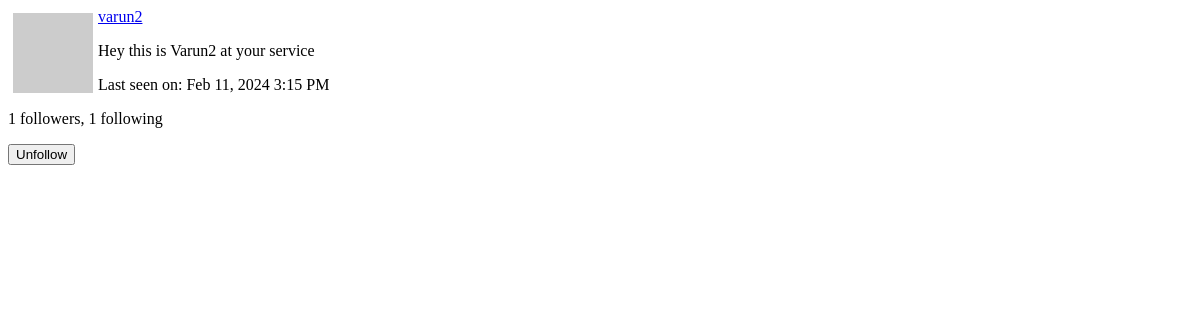
Page /user/varun2/popup (signed in) on the earlier database version.
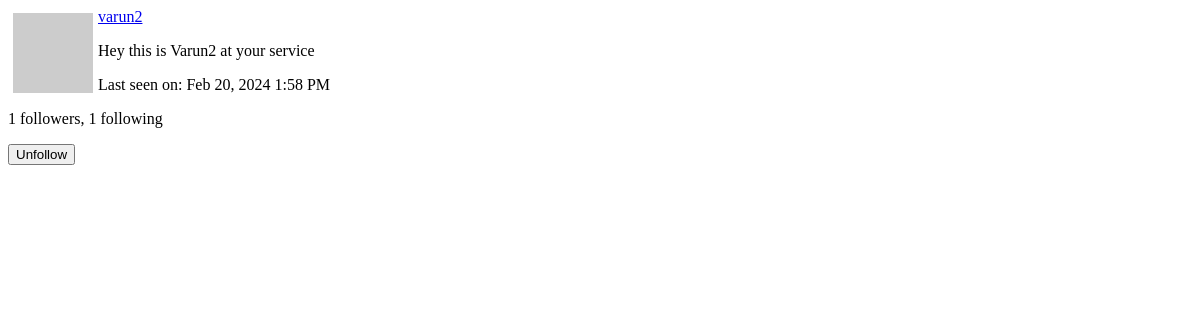
Same page on the later database version.
### app/models.py (models this page shows, shortened)
class User(UserMixin,db.Model):
    id: so.Mapped[int] = so.mapped_column(primary_key=True)
    username: so.Mapped[str] = so.mapped_column(sa.String(64), index=True, unique=True)
    email: so.Mapped[str] = so.mapped_column(sa.String(120), index=True, unique=True)
    password_hash: so.Mapped[Optional[str]] = so.mapped_column(sa.String(256))
    posts: so.WriteOnlyMapped['Post'] = so.relationship(back_populates='author')
    about_me: so.Mapped[Optional[str]] = so.mapped_column(sa.String(140))
    last_seen: so.Mapped[Optional[datetime]] = so.mapped_column(default=lambda: datetime.now(timezone.utc))
    last_message_read_time: so.Mapped[Optional[datetime]]
    messages_sent: so.WriteOnlyMapped['Message'] = so.relationship(foreign_keys='Message.sender_id', back_populates='author')
    messages_received: so.WriteOnlyMapped['Message'] = so.relationship(foreign_keys='Message.recipient_id', back_populates='recipient')
    notifications: so.WriteOnlyMapped['Notification'] = so.relationship(
        back_populates='user')
    def avatar(self, size):
        digest = md5(self.email.lower().encode('utf-8')).hexdigest()
        return f'https://www.gravatar.com/avatar/{digest}?d=identicon&s={size}'
    following: so.WriteOnlyMapped['User'] = so.relationship(
        secondary=followers, primaryjoin=(followers.c.follower_id == id),
        secondaryjoin=(followers.c.followed_id == id),
        back_populates='followers')
    followers: so.WriteOnlyMapped['User'] = so.relationship(
        secondary=followers, primaryjoin=(followers.c.followed_id == id),
        secondaryjoin=(followers.c.follower_id == id),
        back_populates='following')
    def is_following(self, user):
        query = self.following.select().where(User.id == user.id)
        return db.session.scalar(query) is not None
    def followers_count(self):
        query = sa.select(sa.func.count()).select_from(self.followers.select().subquery())
        return db.session.scalar(query)
    def following_count(self):
        query = sa.select(sa.func.count()).select_from(self.following.select().subquery())
        return db.session.scalar(query)

### app/main/routes.py (the view)
@bp.route('/user/<username>/popup')
@login_required
def user_popup(username):
    user = db.first_or_404(sa.select(User).where(User.username == username))
    form = EmptyForm()
    return render_template('user_popup.html', user=user, form=form)

### app/main/forms.py
class SearchForm(FlaskForm):
    q = StringField(_l('Search'), validators=[DataRequired()])
    def __init__(self, *args, **kwargs):
        if 'formdata' not in kwargs:
            kwargs['formdata'] = request.args
        if 'meta' not in kwargs:
            kwargs['meta'] = {'csrf': False}
        super(SearchForm, self).__init__(*args, **kwargs)

class EmptyForm(FlaskForm):
    submit = SubmitField('Submit')

### app/__init__.py (called while the page is built)
def get_locale():
    return request.accept_languages.best_match(current_app.config['LANGUAGES'])

### app/main/routes.py (called while the page is built)
@bp.before_app_request
def before_request():
    if current_user.is_authenticated:
        current_user.last_seen = datetime.utcnow()
        db.session.commit()
        g.search_form = SearchForm()
    g.locale = str(get_locale())

@bp.before_request
def before_request():
    if current_user.is_authenticated:
        current_user.last_seen = datetime.now(timezone.utc)
        db.session.commit()
    g.locale = str(get_locale())

### app/models.py (called while the page is built)
@login.user_loader
def load_user(id):
    return db.session.get(User, int(id))

    @classmethod
    def before_commit(cls, session):
        session._changes = {
            'add': list(session.new),
            'update': list(session.dirty),
            'delete': list(session.deleted)
        }

    @classmethod
    def after_commit(cls, session):
        for obj in session._changes['add']:
            if isinstance(obj, SearchableMixin):
                add_to_index(obj.__tablename__, obj)
        for obj in session._changes['update']:
            if isinstance(obj, SearchableMixin):
                add_to_index(obj.__tablename__, obj)
        for obj in session._changes['delete']:
            if isinstance(obj, SearchableMixin):
                remove_from_index(obj.__tablename__, obj)
        session._changes = None

### app/templates/user_popup.html (shortened to what this page needs)
<div>
    <img src="{{ user.avatar(64) }}" style="margin: 5px; float: left">
    <p><a href="{{ url_for('main.user', username=user.username) }}">{{ user.username }}</a></p>
    {% if user.about_me %}<p>{{ user.about_me }}</p>{% endif %}
    {% if user.last_seen %}
    <p>{{ _('Last seen on') }}: {{ moment(user.last_seen).format('lll') }}</p>
    {% endif %}
    <p>{{ _('%(count)d followers', count=user.followers_count()) }}, {{ _('%(count)d following', count=user.following_count()) }}</p>
    {% if user != current_user %}
      {% if not current_user.is_following(user) %}
      <p>
        <form action="{{ url_for('main.follow', username=user.username) }}" method="post">
          {{ form.hidden_tag() }}
          {{ form.submit(value=_('Follow'), class_='btn btn-outline-primary btn-sm') }}
        </form>
      </p>
      {% else %}
      <p>
        <form action="{{ url_for('main.unfollow', username=user.username) }}" method="post">
          {{ form.submit(value=_('Unfollow'), class_='btn btn-outline-primary btn-sm') }}
        </form>
      </p>
      {% endif %}
    {% endif %}
  </div>

Differences in the rows shown:
changed User "varun2": last_seen "Feb 11, 2024 3:15 PM" → "Feb 20, 2024 1:58 PM"
